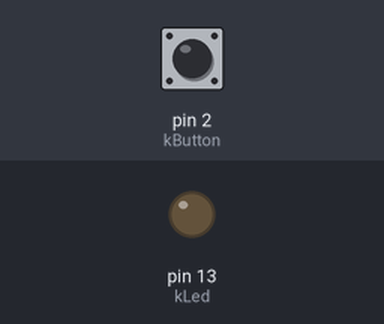
The sketch below on a simulated Arduino Leonardo, built with avr-gcc and run on an emulated ATmega32U4. Shown: output pins drawn as LEDs (lit = HIGH). The inputs (shaded band) are chosen by the test bench; at power-on: pin 2 (kButton) HIGH.

Above: at 1.2 s.
1.3 s: pin 2 (kButton) pulled LOW for 0.15 s
At 2.5 s:
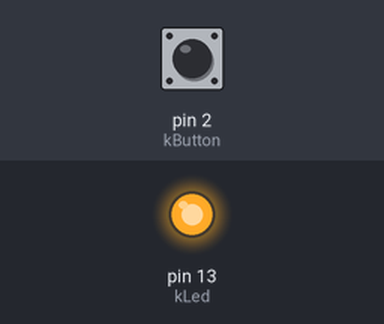
2.9 s: pin 2 (kButton) pulled LOW for 1 s
At 3.8 s:
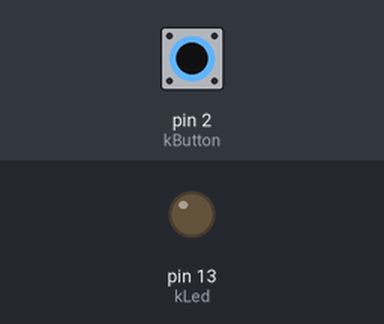
5.4 s: pin 2 (kButton) pulled LOW for 3.2 s
At 5.7 s:
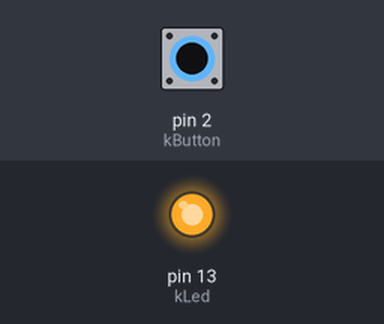
Timing chart, 0 to 8.4 s (numbered marks = the images above; inputs shaded):
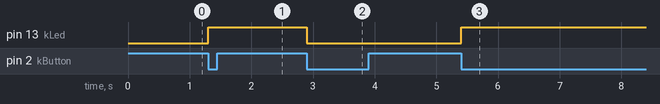

Measured:
- after the input at 1.3 s, pin 13 (kLed): LOW → HIGH at once
- after the input at 2.9 s, pin 13 (kLed): HIGH → LOW at once
- after the input at 5.4 s, pin 13 (kLed): LOW → HIGH at once

The sketch:

submission_05.ino
```cpp
/*
  Lab 4 - Debounced Toggle

  Reads the button on D2 (internal pull-up, so pressed = LOW) and
  toggles the built-in LED once per press. Each new state is sent on
  Serial1 at 9600 baud.

  I timestamp with micros() instead of millis() because millis() only
  has 1 ms resolution, so a debounce window of a few ms would have up
  to 1 ms of jitter.
*/

const uint8_t  kButton = 2;
const uint8_t  kLed = LED_BUILTIN;
const uint32_t kDebounce = 5;      // debounce window

bool     ledOn = false;
uint8_t  rawPrev = HIGH;
uint8_t  stable = HIGH;
uint32_t tChange = 0;

void setup() {
  pinMode(kButton, INPUT_PULLUP);
  pinMode(kLed, OUTPUT);
  digitalWrite(kLed, LOW);
  Serial1.begin(9600);
}

void loop() {
  uint8_t raw = digitalRead(kButton);
  uint32_t now = micros();

  // restart the window whenever the raw input moves
  if (raw != rawPrev) {
    rawPrev = raw;
    tChange = now;
  }

  // input has settled
  if (now - tChange >= kDebounce && raw != stable) {
    stable = raw;
    if (stable == LOW) {
      ledOn = !ledOn;
      digitalWrite(kLed, ledOn);
      Serial1.println(ledOn ? "ON" : "OFF");
    }
  }
}
```
